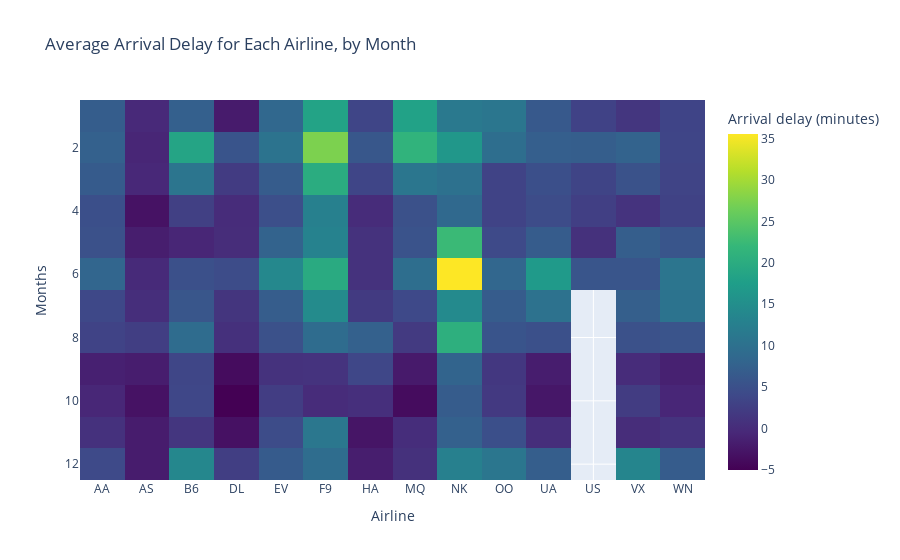

The notebook cell this image was saved under:
### Markdown cell above
## Heatmap

---

### Code cell
fig5 = px.imshow(
    flight_data,
    labels = dict(x = "Airline", y = "Months", color = "Arrival delay (minutes)"),
    title = "Average Arrival Delay for Each Airline, by Month",
    color_continuous_scale = "Viridis")

#Other possible values to color_continuous_scale: "RdBu_r", "Inferno", ["blue","red"], "Viridis" 
#  -> More detalis in https://plotly.com/python/colorscales/

fig5.show()

### Figure 1 — Plotly figure (JSON) as saved in the notebook; plotly's stock layout.template omitted (floating-point values rounded to 4 significant figures; data arrays with more than 128 entries replaced by an {"elided": "..."} marker saying what was removed)
{"data": [{"coloraxis": "coloraxis", "hovertemplate": "Airline: %{x}<br>Months: %{y}<br>Arrival delay (minutes): %{z}<extra></extra>", "name": "0", "type": "heatmap", "x": ["AA", "AS", "B6", "DL", "EV", "F9", "HA", "MQ", "NK", "OO", "UA", "US", "VX", "WN"], "xaxis": "x", "y": [1, 2, 3, 4, 5, 6, 7, 8, 9, 10, 11, 12], "yaxis": "y", "z": {"elided": "12x14 float values"}}], "layout": {"coloraxis": {"colorbar": {"title": {"text": "Arrival delay (minutes)"}}, "colorscale": [[0, "#440154"], [0.1111, "#482878"], [0.2222, "#3e4989"], [0.3333, "#31688e"], [0.4444, "#26828e"], [0.5556, "#1f9e89"], [0.6667, "#35b779"], [0.7778, "#6ece58"], [0.8889, "#b5de2b"], [1, "#fde725"]]}, "title": {"text": "Average Arrival Delay for Each Airline, by Month"}, "xaxis": {"anchor": "y", "constrain": "domain", "domain": [0, 1], "scaleanchor": "y", "title": {"text": "Airline"}}, "yaxis": {"anchor": "x", "autorange": "reversed", "constrain": "domain", "domain": [0, 1], "title": {"text": "Months"}}}}
